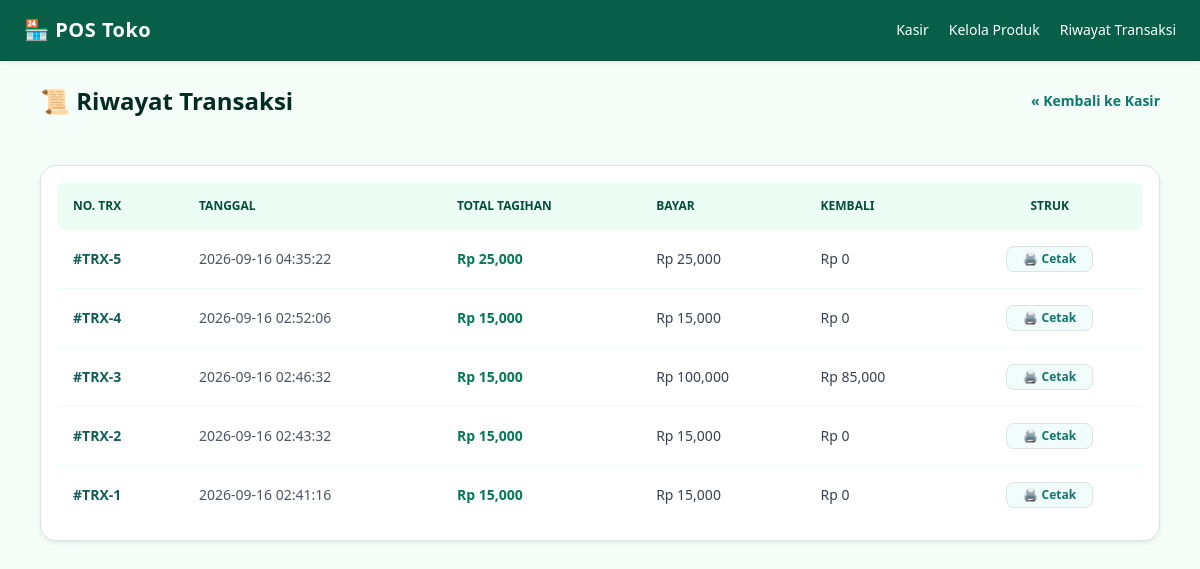
/riwayat, run on the app's committed database.
### tables this page shows
CREATE TABLE transaksi (
    id INTEGER PRIMARY KEY AUTOINCREMENT,
    tanggal TIMESTAMP DEFAULT CURRENT_TIMESTAMP,
    total_harga INTEGER NOT NULL,
    bayar INTEGER NOT NULL,
    kembalian INTEGER NOT NULL
);

### app.py (the view)
@app.route('/riwayat')
def riwayat():
    conn = get_db_connection()
    transaksi_list = conn.execute('SELECT * FROM transaksi order by tanggal desc').fetchall()
    conn.close()
    return render_template('riwayat.html', transaksi_list=transaksi_list)

### app.py (called while the page is built)
def get_db_connection():
    conn = sqlite3.connect(DATABASE)
    conn.row_factory = sqlite3.Row
    return conn

### templates/riwayat.html
{% extends 'base.html' %}
{% block content %}
<div class="flex flex-col gap-3 sm:flex-row sm:justify-between sm:items-center mb-5 sm:mb-6">
    <h1 class="text-xl sm:text-2xl font-bold text-emerald-950 flex items-center gap-2">
        📜 Riwayat Transaksi
    </h1>
    <a href="/" class="self-start sm:self-auto text-sm font-semibold text-teal-700 hover:underline">&laquo; Kembali ke
        Kasir</a>
</div>
<div class="bg-white p-3 sm:p-6 rounded-2xl shadow-sm border border-emerald-100">
    <div class="overflow-x-auto">
        <table class="w-full min-w-[650px] text-left text-sm">
            <thead class="bg-emerald-50 text-emerald-900 text-xs font-bold uppercase">
                <tr>
                    <th class="p-3 rounded-l-lg">No. TRX</th>
                    <th class="p-3">Tanggal</th>
                    <th class="p-3">Total Tagihan</th>
                    <th class="p-3">Bayar</th>
                    <th class="p-3">Kembali</th>
                    <th class="p-3 text-center rounded-r-lg">Struk</th>
                </tr>
            </thead>
            <tbody class="divide-y divide-emerald-50">
                {% for trx in transaksi_list %}
                <tr class="hover:bg-emerald-50/30">
                    <td class="p-3 font-bold text-teal-800">#TRX-{{ trx.id }}</td>
                    <td class="p-3 text-gray-600">{{ trx.tanggal }}</td>
                    <td class="p-3 font-extrabold text-emerald-700">Rp {{ "{:,}".format(trx.total_harga) }}</td>
                    <td class="p-3 text-gray-700">Rp {{ "{:,}".format(trx.bayar) }}</td>
                    <td class="p-3 text-gray-700">Rp {{ "{:,}".format(trx.kembalian) }}</td>
                    <td class="p-3 text-center">
                        <a href="/struk/{{ trx.id }}" target="_blank"
                            class="inline-block whitespace-nowrap bg-teal-50 hover:bg-teal-100 text-teal-700 border border-teal-200 px-3 py-1 rounded-lg text-xs font-bold transition">
                            🖨️ Cetak
                        </a>
                    </td>
                </tr>
                {% else %}
                <tr>
                    <td colspan="6" class="p-6 text-center text-gray-400">Belum ada riwayat transaksi.</td>
                </tr>
                {% endfor %}
            </tbody>
        </table>
    </div>
</div>
{% endblock %}

### templates/base.html (shortened to what this page needs)
<!DOCTYPE html>
<html lang="id">
<head>
    <script src="https://cdn.tailwindcss.com"></script>
    <link href="https://cdn.jsdelivr.net/npm/bootstrap@5.3.3/dist/css/bootstrap.min.css" rel="stylesheet">
</head>
<body class="bg-emerald-50/50 font-sans text-gray-800 min-h-screen flex flex-col overflow-x-hidden">
    <nav class="bg-emerald-800 px-4 py-3 sm:p-4 text-white shadow-sm border-b border-emerald-900">
        <div class="max-w-6xl mx-auto flex flex-col gap-3 sm:flex-row sm:justify-between sm:items-center">
            <a href="/" class="text-lg sm:text-xl font-bold tracking-wide flex items-center gap-2">
                🏪 POS Toko
            </a>
            <div class="flex flex-wrap items-center gap-x-5 gap-y-2 text-xs sm:text-sm font-medium">
                <a href="/" class="hover:text-emerald-200 transition">Kasir</a>
                <a href="/produk" class="hover:text-emerald-200 transition">Kelola Produk</a>
                <a href="/riwayat" class="hover:text-emerald-200 transition">Riwayat Transaksi</a>
            </div>
        </div>
    </nav>
    <main class="max-w-6xl mx-auto w-full px-3 py-4 sm:p-6 flex-grow">
        {% block content %}{% endblock %}
    </main>
</body>
</html>

### data on the page
transaksi: id "5", tanggal "2026-09-16 04:35:22", total_harga "25,000", bayar "25,000", kembalian "0"
transaksi: id "4", tanggal "2026-09-16 02:52:06", total_harga "15,000", bayar "15,000", kembalian "0"
transaksi: id "3", tanggal "2026-09-16 02:46:32", total_harga "15,000", bayar "100,000", kembalian "85,000"
transaksi: id "2", tanggal "2026-09-16 02:43:32", total_harga "15,000", bayar "15,000", kembalian "0"
transaksi: id "1", tanggal "2026-09-16 02:41:16", total_harga "15,000", bayar "15,000", kembalian "0"
